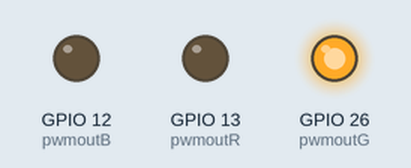
This program was run on a simulated Raspberry Pi (BCM pin numbers). Parts: output pins drawn as LEDs (lit = HIGH).

Above: at 0.05 s.
At 8.15 s:
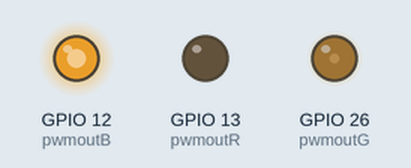
At 16.25 s:
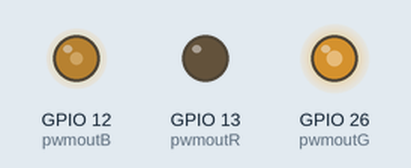
At 38.15 s:
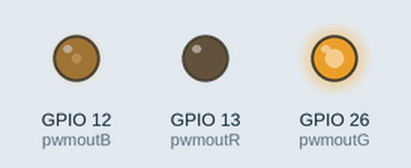
Timing chart, 0 to 40.0 s (numbered marks = the images above):
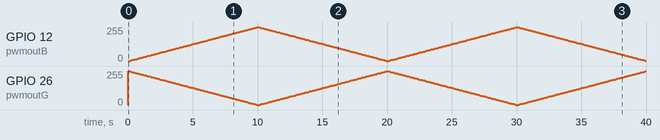

Measured:
- by itself, GPIO 26 (pwmoutG): 0/255 → 255/255 at 0.00 s, → 252/255 0.10 s later, → 250/255 0.10 s later, → 247/255 0.10 s later, … (400 changes in this stretch)

The program:

ledLine.py
```python
import RPi.GPIO as GPIO
import time

GPIO.setmode(GPIO.BCM)
GPIO.setup(12,GPIO.OUT)
GPIO.setup(13,GPIO.OUT)
GPIO.setup(26,GPIO.OUT)
pwmoutR = GPIO.PWM(13,100)
pwmoutB = GPIO.PWM(12,100)
pwmoutG = GPIO.PWM(26,100)
pwmoutR.start(0)
pwmoutG.start(0)
pwmoutB.start(0)

try:
    while True:
        #pwmoutR.ChangeDutyCycle(100)
        #pwmoutG.ChangeDutyCycle(100)
        #pwmoutB.ChangeDutyCycle(100)
        for duteCycle in range(0,100,1):
            pwmoutB.ChangeDutyCycle(duteCycle)
            pwmoutG.ChangeDutyCycle(100-duteCycle)
            time.sleep(0.1)
        for duteCycle in range(100,0,-1):
            pwmoutB.ChangeDutyCycle(duteCycle)
            pwmoutG.ChangeDutyCycle(100-duteCycle)
            time.sleep(0.1)
except KeyboardInterrupt:
    pwmoutR.stop()
    pwmoutG.stop()
    pwmoutB.stop()
    GPIO.cleanup()
    print('exeting')
```
